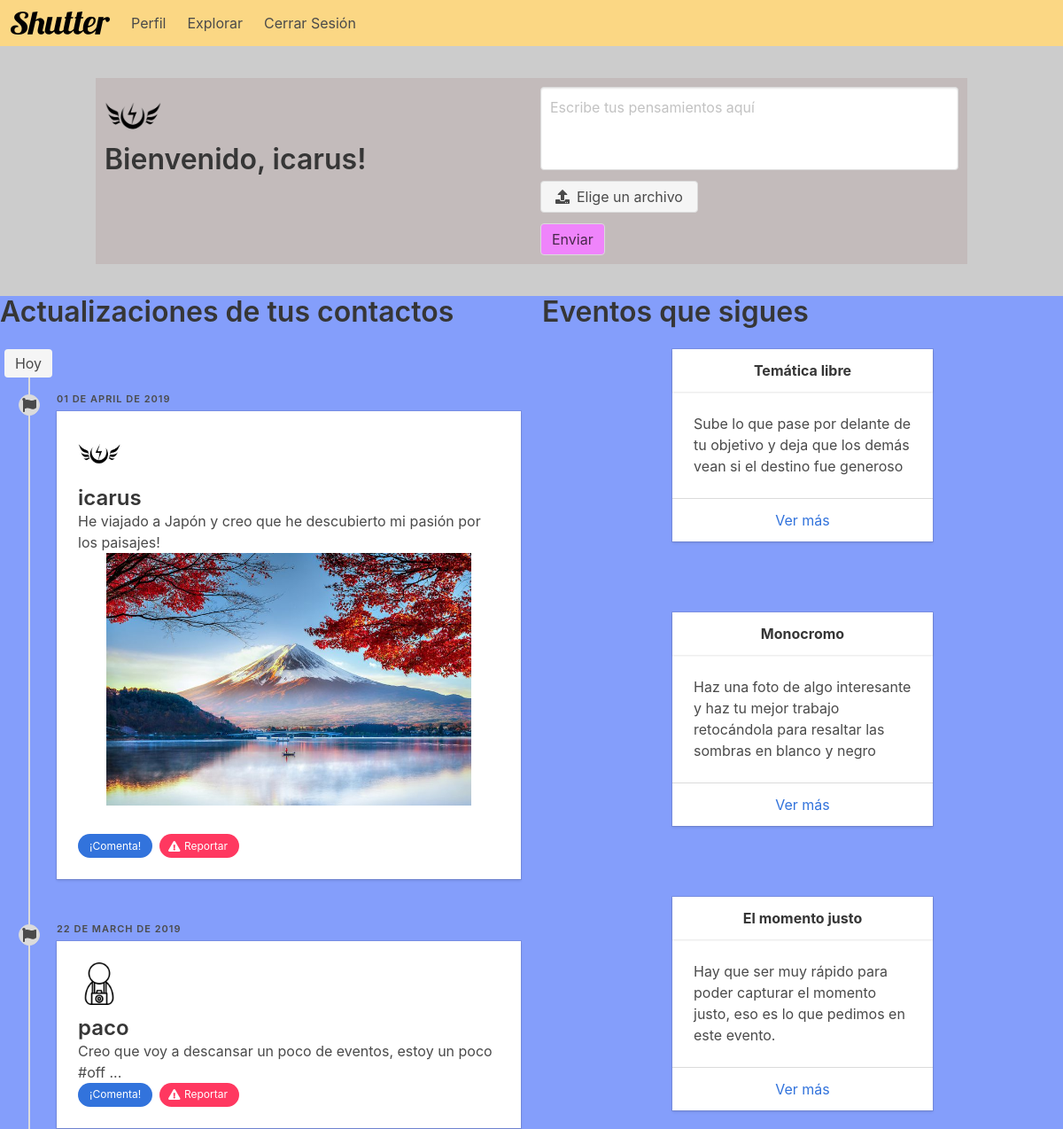
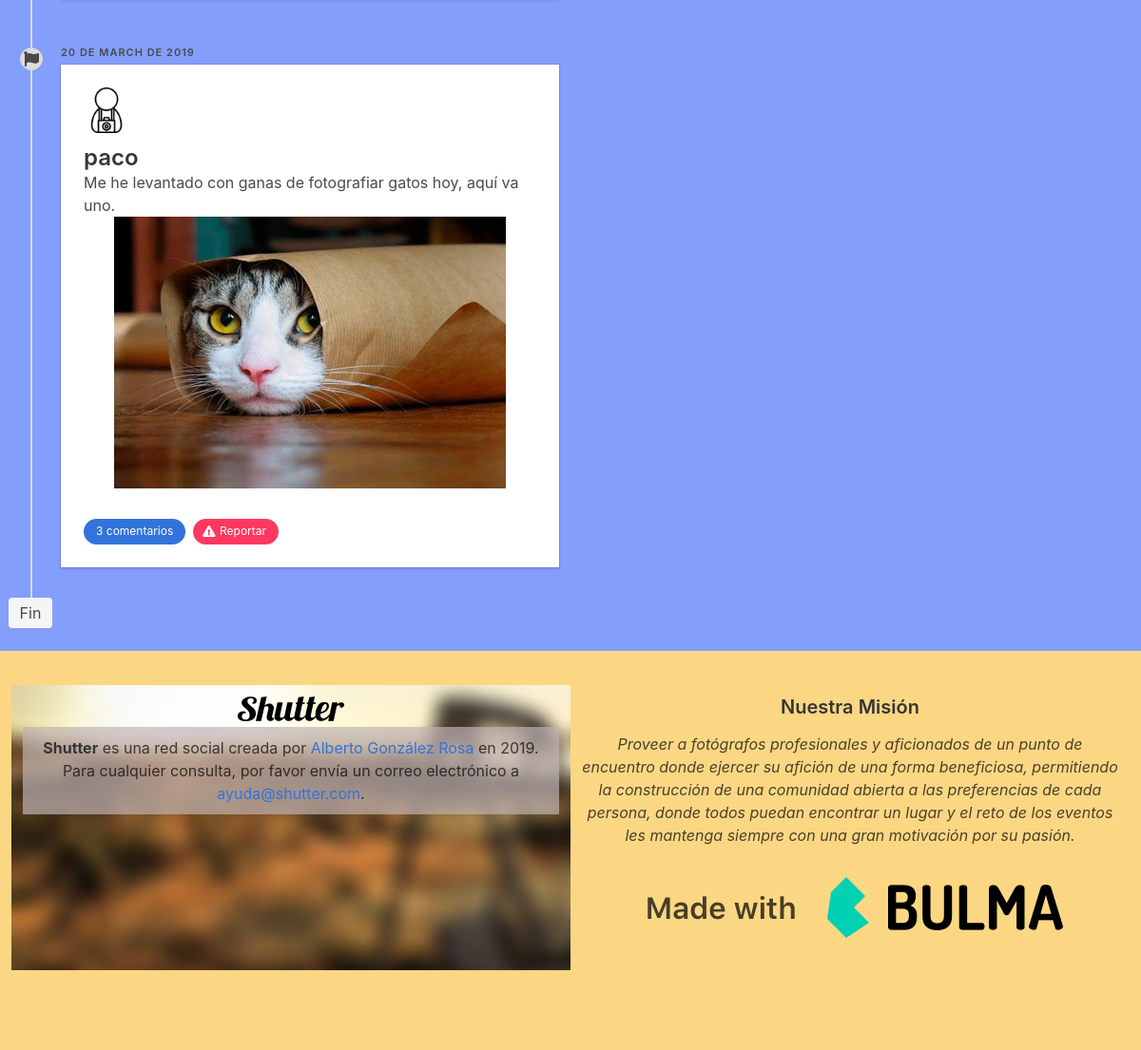
The page /php/users/dashboard.php (signed in) on the database its author committed (2 pictures, top to bottom).
### tables this page shows
CREATE TABLE if not exists `usuario` (
  `id` int(11) NOT NULL,
  `nombre_usuario` varchar(50) NOT NULL,
  `img` varchar(100) DEFAULT NULL,
  `nivel` int(11) NOT NULL,
  `biografia` varchar(1000) DEFAULT NULL,
  `email` varchar(100) NOT NULL,
  `pass` varchar(64) NOT NULL,
  `rol` varchar(5) NOT NULL
);

CREATE TABLE if not exists `publicacion` (
  `id` int(11) NOT NULL,
  `contenido` varchar(2000) NOT NULL,
  `fecha` date NOT NULL,
  `imagen` varchar(500) DEFAULT NULL,
  `id_usuario` int(11) NOT NULL
);

CREATE TABLE if not exists `evento` (
  `id` int(11) NOT NULL,
  `titulo` varchar(100) NOT NULL,
  `descripcion` varchar(1000) NOT NULL,
  `reglas` varchar(5000) NOT NULL,
  `fin_f_presentacion` date NOT NULL,
  `fin_f_votacion` date NOT NULL,
  `estado` varchar(12) DEFAULT NULL,
  `limite_participantes` int(11) NOT NULL
);

### php/users/dashboard.php (the view, shortened to what this page needs)
<?php session_start();
    include "../helpers.php";
    $id = getId();
    $userData = getUser($id);
    $con = conectarServer();
?>
<!doctype html>
<html lang="es">
<head>
    <link rel="stylesheet" href="../../css/bulma.min.css">
    <link rel="stylesheet" href="../../css/bulma-extensions.min.css">
    <link rel="stylesheet" href="../../css/main.css">
</head>
<body>
    <?php menu("/","users");?>
    <section class="hero has-random-blurred-bg-img">
        <div class="hero-body">
            <div class="container">
                <div class="columns">
                    <div class="column is-opaque">
                        <figure class="image is-64x64">
                            <img src="<?php echo $userData["img"] != null ?  "../../img/$userData[nombre_usuario]/$userData[img]" :  "../../img/userdefault.png";?>">
                        </figure>
                        <h1 class="title">
                            Bienvenido, <?php echo $userData["nombre_usuario"]; ?>!
                        </h1>
                    </div>
                    <div class="column is-opaque">
                        <form action="#" name="submitUpdates" method="post" enctype="multipart/form-data">
                            <div class="field">
                                <div class="control">
                                    <textarea class="textarea has-fixed-size" placeholder="Escribe tus pensamientos aquí" rows="3" name="content"></textarea>
                                </div>
                            </div>
                            <div class="field file">
                                <label class="file-label">
                                    <span class="file-cta">
                                      <span class="file-icon">
                                        <i class="fas fa-upload"></i>
                                      </span>
                                      <span class="file-label">
                                        Elige un archivo
                                      </span>
                                    </span>
                                </label>
                            </div>
                            <div class="field">
                                <div class="control">
                                    <button class="button is-shutter-secondary" type="submit" name="Enviar" id="enviarPublicacion">Enviar</button>
                                </div>
                            </div>
                        </form>
                    </div>
                </div>
            </div>
        </div>
    </section>
    <div class="columns">
        <div class="column">
            <h3 class="title is-3">Actualizaciones de tus contactos</h3>
            <div class="timeline">
                <header class="timeline-header">
                    <span class="tag is-medium">Hoy</span>
                </header>
                <?php
                    $consulta = "select distinct p.id as idPub, u.img, u.nombre_usuario,
                                p.contenido, p.imagen, p.fecha
                    from usuario u, sigue s, publicacion p
                    where  p.id_usuario = u.id AND (u.id = s.id_usuario_1 OR u.id = s.id_usuario_2)
                      AND s.id_usuario_1 = $id
                    ORDER BY   p.fecha DESC";
                    $data = mysqli_query($con,$consulta);
                    $row = mysqli_fetch_array($data,MYSQLI_ASSOC);
                    while(!is_null($row)){
                        $consulta_comentarios = "select count(*) count from comentario where id_publicacion = $row[idPub]";
                        $datos = mysqli_query($con, $consulta_comentarios);
                        $fila = mysqli_fetch_array($datos, MYSQLI_ASSOC);
                      echo "<div class='timeline-item'>" ;
                      echo "    <div class=\"timeline-marker is-icon\">
                                    <i class=\"fa fa-flag\"></i>
                                </div>";
                      echo "<div class=\"timeline-content\">
                <p class=\"heading\">";echo strftime('%d de %B de %Y',strtotime($row["fecha"])); echo"</p>
                <div class=\"card\">
                    <div class=\"card-content\">
                        <div class=\"media\">
                            <div class=\"media-left\">
                                <figure class=\"image is-48x48\">";
                    if ($row["img"] != null){
                        echo "<img src='../../img/$row[nombre_usuario]/$row[img]'>";
                    }else{
                        echo "<img src='../../img/userdefault.png'>";
                    }
                                echo"</figure>
                                </figure>
                                </div>
                            </div>
                            <div class=\"media-content\">
                                <a class=\"title is-4\" href='./profile.php?u=$row[nombre_usuario]'>$row[nombre_usuario]</a>
                            </div>
                        <div class=\"content\">
                            $row[contenido]";
                            if ($row["imagen"] != null){
                                echo "<figure class=\"image is-5by3\">
                                          <img src=\"../../img/$row[nombre_usuario]/publicacion/$row[imagen]\">
                                        </figure>";
                            }
                            echo "<p class='buttons'>";
                            if ($fila["count"] != 0){
                                echo "<a class=\"button is-link is-small is-rounded\" href='./publicacion.php?p=$row[idPub]'>$fila[count] comentarios</a>";
                            }else{
                                echo "<a class=\"button is-link is-small is-rounded\" href='./publicacion.php?p=$row[idPub]'>¡Comenta!</a>";
                            }
                            echo " <button class=\"button is-danger is-small is-rounded\" onclick=\"reportPub(".$row['idPub'].")\">
                                        <span class=\"icon is-small\">
                                          <i class=\"fas fa-exclamation-triangle\"></i>
                                        </span>
                                        <span>Reportar</span>
                                      </button></p>";
                            echo "
                        </div>
                        </div>
                    </div>
                </div>
            </div>";
                    $row = mysqli_fetch_array($data,MYSQLI_ASSOC);
                    }
                ?>
                <div class="timeline-header">
                    <span class="tag is-medium is-shutter-secondary">Fin</span>
                </div>
            </div>
        </div>
        <div class="column">
            <h3 class="title is-3">Eventos que sigues</h3>
        <?php
            $consulta = "SELECT DISTINCT e.titulo,e.descripcion,e.id from evento e,usuario u,trabajo t WHERE t.id_usuario = u.id AND e.id = t.id_evento and u.id = $id;";
            $data = mysqli_query($con,$consulta);
            $row = mysqli_fetch_array($data,MYSQLI_ASSOC);
            while (!is_null($row)){
                echo "<div class=\"card is-shutter-small-center\">";
                echo "<header class=\"card-header\">
                        <p class=\"card-header-title is-centered\">
                          $row[titulo]
                        </p>
                        </header>";
                echo "<div class=\"card-content\">
                        <div class=\"content\">
                            $row[descripcion]
                        </div>
                      </div>";
                echo "<footer class=\"card-footer\">
                        <a href=\"./evento.php?e=$row[id]\" class=\"card-footer-item\">Ver más</a>
                      </footer>
                     </div>";
                $row = mysqli_fetch_array($data,MYSQLI_ASSOC);
            }
        ?>
        </div>
    </div>
<?php renderFooter("php","users");?>
</body>
</html>

### php/helpers.php (shortened to what this page needs)
<?php
    function conectarServer(){
        $con = mysqli_connect("localhost","root","","shutter");
        mysqli_set_charset($con,"utf8");
        return $con;
    }
    function menu($ruta,$rol){
        if ($rol == "users"){
            if ($ruta == "/"){
                echo "<nav class=\"navbar is-shutter-primary\" role=\"navigation\" aria-label=\"main navigation\">
  <div class=\"navbar-brand\">
    <a class=\"navbar-item\" href=\"./dashboard.php\">
      <img src=\"../../img/nombre.png\" width=\"112\" height=\"26\">
    </a>
    <a role=\"button\" class=\"navbar-burger burger\" aria-label=\"menu\" aria-expanded=\"false\" data-target=\"navbarBasicExample\">
      <span aria-hidden=\"true\"></span>
      <span aria-hidden=\"true\"></span>
      <span aria-hidden=\"true\"></span>
    </a>
  </div>
  <div id=\"navbarBasicExample\" class=\"navbar-menu\">
    <div class=\"navbar-start\">
      <a class=\"navbar-item\" href='./profile.php'>
        Perfil
      </a>
      <a class=\"navbar-item\" href='./explorar.php'>
         Explorar
      </a>
      <a class=\"navbar-item\" href='../cerrarSesion.php'>
         Cerrar Sesión
      </a>
    </div>
  </div>
</nav>";
            }
        }
    }
    function getUser($id){
        $user = array();
        $con = conectarServer();
        $consulta = "SELECT * from usuario WHERE id = '$id'";
        $data = mysqli_query($con,$consulta);
        $row = mysqli_fetch_array($data,MYSQLI_ASSOC);
        while (!is_null($row)){
            $user["id"] = $row["id"];
            $user["nombre_usuario"] = $row["nombre_usuario"];
            $user["img"] = $row["img"];
            $user["nivel"] = $row["nivel"];
            $user["biografia"] = $row["biografia"];
            $user["email"] = $row["email"];
            $user["pass"] = $row["pass"];
            $user["rol"] = $row["rol"];
            $row = mysqli_fetch_array($data,MYSQLI_ASSOC);
        }
        return $user;
    }
    function renderFooter($ruta,$rol){
        if ($rol == "users"){
            if ($ruta == "/"){
                echo "<footer class=\"footer is-shutter-primary\">
  <div class=\"content has-text-centered\">
      <div class='columns'>
          <div class='column'>
            <img src='img/nombre.png'>
            <p>
              <strong>Shutter</strong> es una red social creada por <a href='https://www.github.com/silvericarus'>Alberto González Rosa</a> en 2019.
              Para cualquier consulta, por favor envía un correo electrónico a <a href='mailto:ayuda@shutter.com'>ayuda@shutter.com</a>.
            </p>
          </div>
          <div class='column'>
            <h4>Nuestra Misión</h4>
            <p>
                <i>
                    Proveer a fotógrafos profesionales y aficionados de un punto de encuentro donde ejercer su afición
                    de una forma beneficiosa, permitiendo la construcción de una comunidad abierta a las preferencias
                    de cada persona, donde todos puedan encontrar un lugar y el reto de los eventos les mantenga siempre
                    con una gran motivación por su pasión.
                </i>
            </p>
            <img src='img/made-with-bulma.png'>
          </div>
      </div>
  </div>
</footer>";
            }else{
                echo "<footer class=\"footer is-shutter-primary\">
  <div class=\"content has-text-centered\">
      <div class='columns'>
          <div class='column' style='background-image: url(\"../../img/bg_aboutus.jpg\");'>
            <img src='../../img/nombre.png'>
            <p class='is-opaque'>
              <strong>Shutter</strong> es una red social creada por <a href='https://www.github.com/silvericarus'>Alberto González Rosa</a> en 2019.
              Para cualquier consulta, por favor envía un correo electrónico a <a href='mailto:ayuda@shutter.com'>ayuda@shutter.com</a>.
            </pclassis-opaque>
          </div>
          <div class='column'>
            <h4>Nuestra Misión</h4>
            <p>
                <i>
                    Proveer a fotógrafos profesionales y aficionados de un punto de encuentro donde ejercer su afición
                    de una forma beneficiosa, permitiendo la construcción de una comunidad abierta a las preferencias
                    de cada persona, donde todos puedan encontrar un lugar y el reto de los eventos les mantenga siempre
                    con una gran motivación por su pasión.
                </i>
            </p>
            <img src='../../img/made-with-bulma.png'>
          </div>
      </div>
  </div>
</footer>";
            }
        }
    }
?>

### css/main.css (style rules this page uses)
body { background-color:#849efb; }
.has-random-blurred-bg-img { background: url('https://picsum.photos/1349/378/?random&blur'),url("../img/bg_aboutus.jpg")center center; background-size: cover; }
.is-opaque { background-color: #bfb4b4b0; padding: 10px; }
.is-shutter-primary { background-color: #fbd784; color: rgba(0,0,0,.7); }
.is-shutter-secondary { background-color: #ef84fb; color: rgba(0, 0, 0, 0.7); }
.is-shutter-small-center { max-width: 50%!important; margin: auto; margin-bottom: 80px; }

### rows shown on the page
usuario: nombre_usuario+img (placeholder picture), nombre_usuario "icarus"
publicacion: fecha "01 DE APRIL DE 2019", id_usuario.img (placeholder picture), id_usuario.nombre_usuario "icarus", contenido "He viajado a Japón y creo que he descubierto mi pasión por los paisajes!", id_usuario+imagen (picture)
publicacion: fecha "22 DE MARCH DE 2019", id_usuario.nombre_usuario "paco", contenido "Creo que voy a descansar un poco de eventos, estoy un poco #off ..."
publicacion: fecha "20 DE MARCH DE 2019", id_usuario.nombre_usuario "paco", contenido "Me he levantado con ganas de fotografiar gatos hoy, aquí va uno.", id_usuario+imagen (picture), fila "3"
evento: titulo "Temática libre", descripcion "Sube lo que pase por delante de tu objetivo y deja que los demás vean si el destino fue generoso"
evento: titulo "Monocromo", descripcion "Haz una foto de algo interesante y haz tu mejor trabajo retocándola para resaltar las sombras en blanco y negro"
evento: titulo "El momento justo", descripcion "Hay que ser muy rápido para poder capturar el momento justo, eso es lo que pedimos en este evento."
